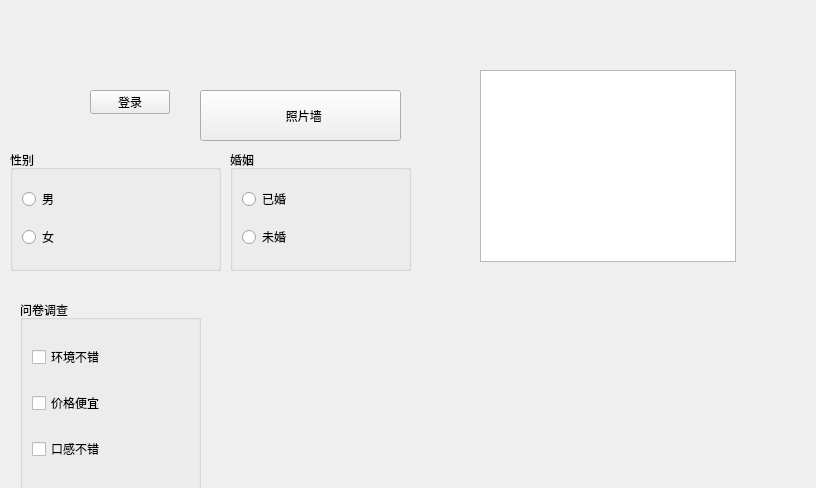
<?xml version="1.0" encoding="UTF-8"?>
<ui version="4.0">
 <class>Widget</class>
 <widget class="QWidget" name="Widget">
  <property name="geometry">
   <rect>
    <x>0</x>
    <y>0</y>
    <width>816</width>
    <height>488</height>
   </rect>
  </property>
  <property name="windowTitle">
   <string>Widget</string>
  </property>
  <widget class="QPushButton" name="pushButton">
   <property name="geometry">
    <rect>
     <x>90</x>
     <y>90</y>
     <width>80</width>
     <height>24</height>
    </rect>
   </property>
   <property name="text">
    <string>登录</string>
   </property>
  </widget>
  <widget class="QToolButton" name="toolButton">
   <property name="geometry">
    <rect>
     <x>200</x>
     <y>90</y>
     <width>201</width>
     <height>51</height>
    </rect>
   </property>
   <property name="text">
    <string>  照片墙</string>
   </property>
   <property name="iconSize">
    <size>
     <width>32</width>
     <height>32</height>
    </size>
   </property>
   <property name="toolButtonStyle">
    <enum>Qt::ToolButtonStyle::ToolButtonTextBesideIcon</enum>
   </property>
  </widget>
  <widget class="QGroupBox" name="rBtnMan">
   <property name="geometry">
    <rect>
     <x>10</x>
     <y>150</y>
     <width>211</width>
     <height>121</height>
    </rect>
   </property>
   <property name="title">
    <string>性别</string>
   </property>
   <layout class="QVBoxLayout" name="verticalLayout">
    <item>
     <widget class="QRadioButton" name="radioButton">
      <property name="text">
       <string>男</string>
      </property>
     </widget>
    </item>
    <item>
     <widget class="QRadioButton" name="rBtnWomen">
      <property name="text">
       <string>女</string>
      </property>
     </widget>
    </item>
   </layout>
  </widget>
  <widget class="QGroupBox" name="groupBox_2">
   <property name="geometry">
    <rect>
     <x>230</x>
     <y>150</y>
     <width>181</width>
     <height>121</height>
    </rect>
   </property>
   <property name="title">
    <string>婚姻</string>
   </property>
   <layout class="QVBoxLayout" name="verticalLayout_2">
    <item>
     <widget class="QRadioButton" name="radioButton_3">
      <property name="text">
       <string>已婚</string>
      </property>
     </widget>
    </item>
    <item>
     <widget class="QRadioButton" name="radioButton_4">
      <property name="text">
       <string>未婚</string>
      </property>
     </widget>
    </item>
   </layout>
  </widget>
  <widget class="QGroupBox" name="groupBox">
   <property name="geometry">
    <rect>
     <x>20</x>
     <y>300</y>
     <width>181</width>
     <height>191</height>
    </rect>
   </property>
   <property name="title">
    <string>问卷调查</string>
   </property>
   <layout class="QVBoxLayout" name="verticalLayout_3">
    <item>
     <widget class="QCheckBox" name="checkBox">
      <property name="text">
       <string>环境不错</string>
      </property>
     </widget>
    </item>
    <item>
     <widget class="QCheckBox" name="checkBox_2">
      <property name="text">
       <string>价格便宜</string>
      </property>
     </widget>
    </item>
    <item>
     <widget class="QCheckBox" name="cBox">
      <property name="text">
       <string>口感不错</string>
      </property>
      <property name="tristate">
       <bool>true</bool>
      </property>
     </widget>
    </item>
   </layout>
  </widget>
  <widget class="QListWidget" name="listWidget">
   <property name="geometry">
    <rect>
     <x>480</x>
     <y>70</y>
     <width>256</width>
     <height>192</height>
    </rect>
   </property>
  </widget>
 </widget>
 <resources/>
 <connections/>
</ui>
